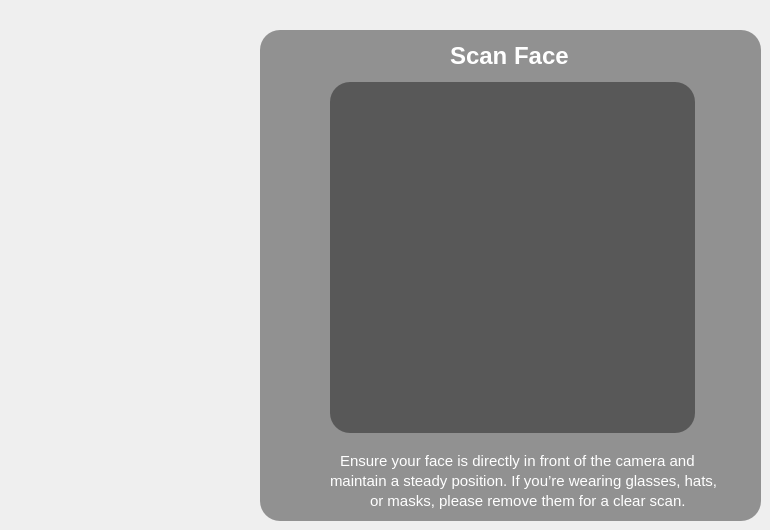
    <widget class="QWidget" name="loginScanFace_page">
     <widget class="QWidget" name="widget" native="true">
      <property name="geometry">
       <rect>
        <x>260</x>
        <y>30</y>
        <width>501</width>
        <height>491</height>
       </rect>
      </property>
      <property name="styleSheet">
       <string notr="true">background-color: rgba(0, 0, 0, 100);
border-radius: 20px;</string>
      </property>
      <widget class="QLabel" name="label_3">
       <property name="geometry">
        <rect>
         <x>80</x>
         <y>410</y>
         <width>421</width>
         <height>41</height>
        </rect>
       </property>
       <property name="font">
        <font>
         <pointsize>11</pointsize>
         <weight>50</weight>
         <bold>false</bold>
        </font>
       </property>
       <property name="styleSheet">
        <string notr="true">color: rgb(255, 255, 255);
background-color: rgba(0, 0, 0, 0);</string>
       </property>
       <property name="text">
        <string>Ensure your face is directly in front of the camera and </string>
       </property>
      </widget>
      <widget class="QLabel" name="label">
       <property name="geometry">
        <rect>
         <x>190</x>
         <y>0</y>
         <width>131</width>
         <height>51</height>
        </rect>
       </property>
       <property name="font">
        <font>
         <pointsize>18</pointsize>
         <weight>75</weight>
         <bold>true</bold>
        </font>
       </property>
       <property name="styleSheet">
        <string notr="true">
color: rgb(255, 255, 255);
background-color: rgba(0, 0, 0, 0);</string>
       </property>
       <property name="text">
        <string>Scan Face</string>
       </property>
      </widget>
      <widget class="QLabel" name="label_4">
       <property name="geometry">
        <rect>
         <x>70</x>
         <y>430</y>
         <width>431</width>
         <height>41</height>
        </rect>
       </property>
       <property name="font">
        <font>
         <pointsize>11</pointsize>
         <weight>50</weight>
         <bold>false</bold>
        </font>
       </property>
       <property name="styleSheet">
        <string notr="true">color: rgb(255, 255, 255);
background-color: rgba(0, 0, 0, 0);</string>
       </property>
       <property name="text">
        <string>maintain a steady position. If you’re wearing glasses, hats,</string>
       </property>
      </widget>
      <widget class="QLabel" name="label_7">
       <property name="geometry">
        <rect>
         <x>110</x>
         <y>450</y>
         <width>361</width>
         <height>41</height>
        </rect>
       </property>
       <property name="font">
        <font>
         <pointsize>11</pointsize>
         <weight>50</weight>
         <bold>false</bold>
        </font>
       </property>
       <property name="styleSheet">
        <string notr="true">color: rgb(255, 255, 255);
background-color: rgba(0, 0, 0, 0);</string>
       </property>
       <property name="text">
        <string>or masks, please remove them for a clear scan.</string>
       </property>
      </widget>
      <widget class="QLabel" name="cameraFeedLabel">
       <property name="geometry">
        <rect>
         <x>70</x>
         <y>52</y>
         <width>365</width>
         <height>351</height>
        </rect>
       </property>
       <property name="styleSheet">
        <string notr="true">
border: 2px ;
</string>
       </property>
       <property name="text">
        <string/>
       </property>
      </widget>
     </widget>
    </widget>
